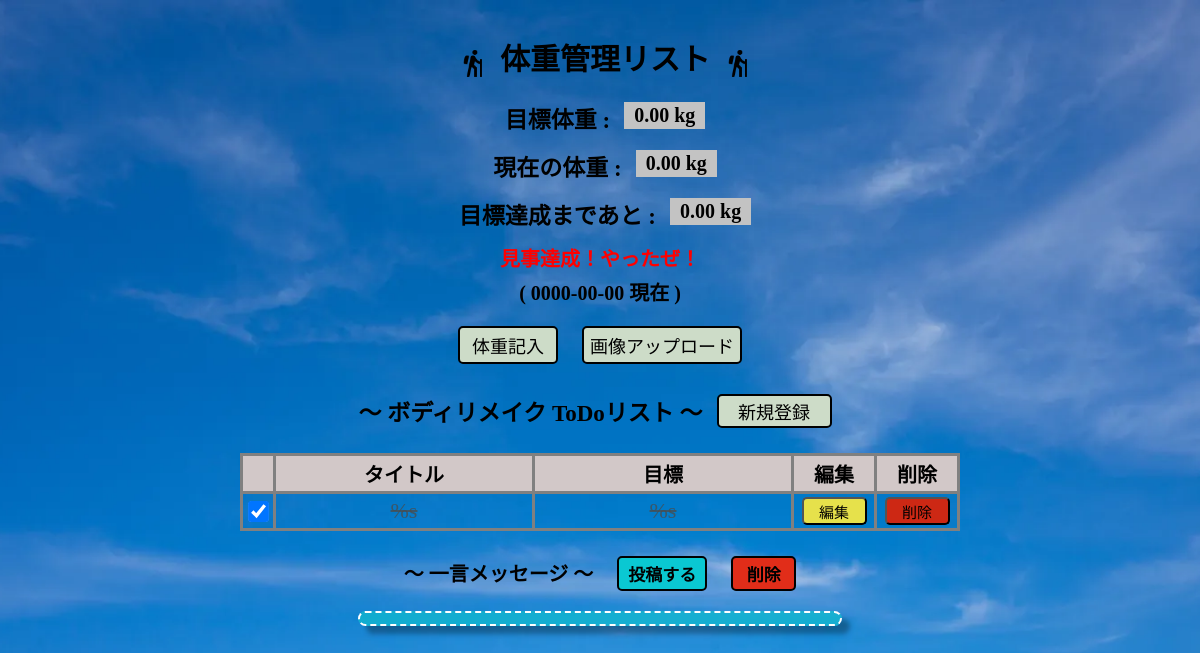
The app's page /app/view/todo/index.php, older data.
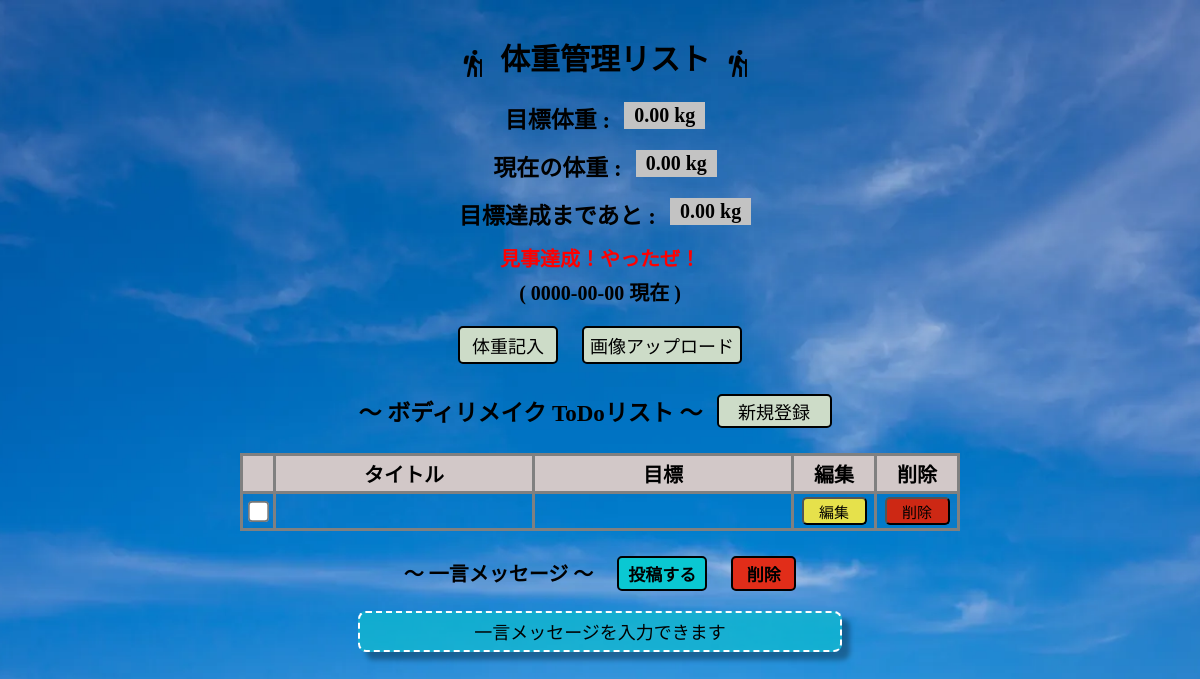
The same page, newer data.
### tables this page shows
CREATE TABLE bodies (
   id INT NOT NULL AUTO_INCREMENT PRIMARY KEY,
   nowweights DECIMAL(5,2),
   goalweights DECIMAL(5,2),
   difference DECIMAL(5,2) AS (nowweights - goalweights),
   nowdate DATE NOT NULL
);

CREATE TABLE todos (
   id INT NOT NULL AUTO_INCREMENT PRIMARY KEY,
   title VARCHAR(50), 
   content VARCHAR(255),
   is_done BOOL DEFAULT false,
   created_at datetime NOT NULL,
   updated_at datetime NOT NULL
);

### app/model/Database.php (called while the page is built, shortened)
<?php
class Database
{
   public static function todogetAll() {
      $pdo = new PDO(DSN, USER, PASSWORD);
      $pdo->setAttribute(PDO::ATTR_ERRMODE, PDO::ERRMODE_EXCEPTION);
      $pdo->setAttribute(PDO::ATTR_EMULATE_PREPARES, false);
      $stmt = $pdo->query("SELECT * FROM todos");
      $todolists = $stmt->fetchAll(PDO::FETCH_ASSOC);
      return $todolists;
   }
   public static function postgetAll() {
      $pdo = new PDO(DSN, USER, PASSWORD);
      $pdo->setAttribute(PDO::ATTR_ERRMODE, PDO::ERRMODE_EXCEPTION);
      $pdo->setAttribute(PDO::ATTR_EMULATE_PREPARES, false);
      $stmt = $pdo->query('SELECT * FROM words ORDER BY id DESC LIMIT 1');
      $wordlists = $stmt->fetchAll(PDO::FETCH_ASSOC);
      return $wordlists;
   }
   public static function weightsgetAll() {
      $pdo = new PDO(DSN, USER, PASSWORD);
      $pdo->setAttribute(PDO::ATTR_ERRMODE, PDO::ERRMODE_EXCEPTION);
      $pdo->setAttribute(PDO::ATTR_EMULATE_PREPARES, false);
      $stmt = $pdo->query('SELECT * FROM bodies ORDER BY id DESC LIMIT 1');
      $bodylists = $stmt->fetchAll(PDO::FETCH_ASSOC);
      return $bodylists;
   }
}

### app/controller/controller.php (called while the page is built, shortened)
<?php
require_once('./../../model/Database.php');
class Utils {
   public static function h($str) {
      return htmlspecialchars($str, ENT_QUOTES, 'UTF-8');
   }
}
class Todocontroller {
   public function todos() {
      $todolists = Database::todogetAll();
      return $todolists;
   }
}
class Postcontroller {
   public function posts() {
      $postlists = Database::postgetAll();
      return $postlists;
   }
}
class Weightcontroller {
   public function weights() {
      $weightlists = Database::weightsgetAll();
      return $weightlists;
   }
}

### app/view/todo/index.php (the view, shortened to what this page needs)
<?php
require_once('./../../controller/controller.php');
$todocontroller = new Todocontroller();
$todolists = $todocontroller->todos();
$postcontroller = new Postcontroller();
$postlists = $postcontroller->posts();
$weightcontroller = new Weightcontroller();
$weightlists = $weightcontroller->weights();
?>
<!DOCTYPE html>
<html lang="ja">
<head>
   <link rel="stylesheet" href="./../../css/styles.css">
</head>
<body>
<main class="all" >
   <h1>
      <img src="./../logos/logo3.png" alt="" class="logo">
      体重管理リスト
      <img src="./../logos/logo3.png" class="logo">
   </h1>
   <?php foreach ($weightlists as $weightlist): ?>
      <p class="ideal-weight">目標体重 :</p>
      <p class="goal-weight"><?php echo Utils::h($weightlist['goalweights']); ?> kg</p></br>
      <p class="ideal-weight"> 現在の体重 :</p>
      <p class="goal-weight"><?php echo Utils::h($weightlist['nowweights']); ?> kg</p><br>
      <p class="ideal-weight">目標達成まであと :</p>
      <p class="goal-weight"><?php echo Utils::h($weightlist['difference']); ?> kg</p>
      <p class="achieve">見事達成！やったぜ！</p>
      <p class="ideal-day">
      ( <?php echo Utils::h($weightlist['nowdate']); ?> 現在 )</p>
   <?php endforeach; ?>
   <div>
      <a href="./../weight/weight.php"><button class="weight-btn">体重記入</button></a>
      <a href="./../file/file.php"><button class="picutre-btn">画像アップロード</button></a>
   </div>
   <div>
      <h2>〜 ボディリメイク ToDoリスト 〜</h2>
      <a href="create.php"><button class="new-btn">新規登録</button></a>
   </div>
   <?php if ($todolists): ?>
   <table>
      <thead>
         <tr>
            <th scope="col"></th>
            <th scope="col">タイトル</th>
            <th scope="col">目標</th>
            <th scope="col">編集</th>
            <th scope="col">削除</th>
         </tr>
      </thead>
      <tbody>
         <?php foreach ($todolists as $todo):?>
            <tr data-token="<?= Utils::h($_SESSION['token']); ?>">
               <td>
                  <input type="checkbox" data-id="<?php echo Utils::h($todo['id'])?>" <?= $todo['is_done'] ? 'checked' : ''; ?>>
               </td>
               <td class="<?= $todo['is_done'] ? 'done' : ''; ?>"><?php echo Utils::h($todo['title']); ?></td>
               <td class="<?= $todo['is_done'] ? 'done' : ''; ?>"><?php echo Utils::h($todo['content']); ?></td>
               <td><a href="edit.php?id=<?php echo Utils::h($todo['id'])?>"><button class="edit-btn">編集</button></a></td>
               <td><button class="delete-btn" data-id="<?php echo Utils::h($todo['id'])?>">削除</button></td>
            </tr>
         <?php endforeach; ?>
      </tbody>
   </table>
   <?php endif; ?>
   <div class="postcreate">
      <span>〜 一言メッセージ 〜</span>
      <a href="./../post/post.php"><button class="post-btn">投稿する</button></a>
      <a class="wordbtn" data-id="<?php echo Utils::h($wordtodo['id']); ?>" data-token="<?= Utils::h($_SESSION['token']); ?>">
      <button class="postdlt-btn">削除</button></a>
   </div>
   <div class="message">
   <?php if ($postlists): ?>
      <?php foreach ($postlists as $postlist): ?>
         <p id="word"><?php echo Utils::h($postlist['content']); ?></p>
      <?php endforeach; ?>
   <?php else : ?>
      <p id="word">一言メッセージを入力できます</p>
   <?php endif; ?>
   </div>
</main>
</body>
</html>

### app/css/styles.css (style rules this page uses)
body { width: 100%; min-height: 100vh; margin: 0; background-color: rgba(239, 240, 233, 0.003); text-align: center; background-image: url(./../view/logos/logo1.jpg); background-repeat: no-repeat; background-position: center; background-size: cover; user-select: none; cursor:default; }
.all { margin: 0 auto; max-width: 960px; }
h1 { margin: 35px 10px 15px 20px; font-size: 30px; text-align: center; vertical-align: middle; }
.logo { display: inline-block; width: 30px; height: 30px; margin: 0 5px; vertical-align: middle; }
.ideal-weight { display: inline-block; margin: 7px 10px; font-size: 23px; font-weight: bold; vertical-align: middle; }
.goal-weight { display: inline-block; margin: 7px 0; padding: 2px 10px; background-color:rgb(195, 195, 195); font-size: 20px; font-weight: bold; }
.ideal-day { margin:0; font-size: 20px; font-weight: bold; }
.achieve { color:red; margin: 5px; font-size: 20px; font-weight: bold; }
.weight-btn { width: 100px; height: auto; margin: 20px 10px 15px; padding: 4px 5px; border: 2px solid black; border-radius: 5px; background-color: rgb(205, 220, 200); font-size: 18px; cursor : pointer; }
.picutre-btn { width: 160px; height: auto; margin: 20px 10px 15px; padding: 4px 5px; border: 2px solid black; border-radius: 5px; background-color: rgb(205, 220, 200); font-size: 18px; cursor : pointer; }
h2 { display: inline-block; margin: 15px 10px 0 0; font-size: 23px; vertical-align: middle; }
.new-btn { width: 115px; height: auto; margin: 15px 10px 0 0; padding: 2px; border: 2px solid black; border-radius: 5px; background-color: rgb(205, 220, 200); font-size: 18px; cursor : pointer; vertical-align: middle; }
table { border-collapse: collapse; table-layout: fixed; width: 720px; height: auto; margin: 25px auto 0; }
input[type=checkbox] { transform: scale(1.6); margin: 0; cursor : pointer; }
table th:nth-child(1) { width: 30px; }
table th:nth-child(4) { width: 80px; }
table th:nth-child(5) { width: 80px; }
th,td { padding: 3px 0; border: 3px solid gray; }
th { background-color: rgb(210, 200, 200); font-size: 20px; font-weight: bold; }
td { height: auto; font-size: 22px; word-wrap: break-word; }
.edit-btn { width: 65px; height: 28px; border-radius: 5px; background-color:rgb(230, 225, 75); font-size: 15px; cursor : pointer; }
.delete-btn { width: 65px; height: 28px; border-radius: 5px; background:rgb(205, 40, 20); font-size: 15px; cursor : pointer; }
.postcreate { margin: 20px 0 0; vertical-align: middle; }
.postcreate > span { display: inline-block; margin: 5px 10px 0 10px; font-size: 20px; font-weight: bold; }
.post-btn { width: 90px; height: auto; margin: 5px 10px 0 10px; padding: 3px 0; border: 2px solid black; border-radius: 5px; background-color: rgb(10, 200, 210); font-size: 17px; font-weight: bold; cursor : pointer; }
.postdlt-btn { width: 65px; height: 35px; margin: 5px 10px 0 10px; padding: 3px 0; border: 2px solid black; border-radius: 5px; background-color:rgb(225, 45, 25); font-size: 17px; font-weight: bold; cursor : pointer; }
.message { position: relative; width: 50%; height: 10%; margin: 20px auto 50px; border: dashed 2px white; border-radius: 8px; background-color: #10c6cf99; box-shadow: 8px 8px 5px rgba(0,0,0,0.3); }
#word { margin: 0; padding: 0.3em; font-size: 18px; text-align: center; white-space: pre-wrap; }
img { width: 300px; height: 300px; margin: 20px auto; }
.done { text-decoration: line-through; color: rgb(75, 75, 75, 0.75); }

Row changes from the older to the newer data that the page shows:
changed todos: is_done "☑" → "☐"; title "%s" → (not shown); content "%s" → (not shown)
Text that changed along with them:
text now shown: "一言メッセージを入力できます"
